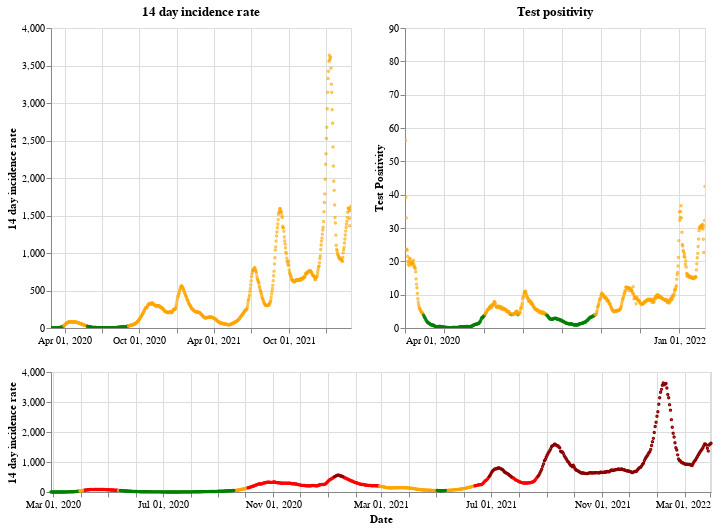

The notebook cell saved with this chart:
### Markdown cell above
## Scotland

### Code cell
plot_traffic_light('Scotland')

### Figure 1 — Vega-Lite specification as saved in the notebook (floating-point values rounded to 4 significant figures; data arrays with more than 128 entries replaced by an {"elided": "..."} marker saying what was removed)
{"config": {"view": {"continuousWidth": 400, "continuousHeight": 300}}, "vconcat": [{"hconcat": [{"mark": {"type": "point", "size": 2}, "encoding": {"color": {"condition": {"value": "green", "test": "(datum.twoWeeklyCasesRate <= 25)"}, "value": "orange"}, "tooltip": [{"type": "nominal", "field": "areaName"}, {"type": "temporal", "field": "date"}, {"type": "quantitative", "field": "twoWeeklyCasesRate"}, {"type": "quantitative", "field": "testPositivity"}], "x": {"type": "temporal", "axis": {"title": ""}, "field": "date", "scale": {"domain": {"selection": "DateBrush"}}, "timeUnit": "yearmonthdate"}, "y": {"type": "quantitative", "axis": {"title": "14 day incidence rate"}, "field": "twoWeeklyCasesRate"}}, "title": "14 day incidence rate", "width": 300}, {"mark": {"type": "point", "size": 2}, "encoding": {"color": {"condition": {"value": "green", "test": "(datum.testPositivity <= 4)"}, "value": "orange"}, "tooltip": [{"type": "nominal", "field": "areaName"}, {"type": "temporal", "field": "date"}, {"type": "quantitative", "field": "twoWeeklyCasesRate"}, {"type": "quantitative", "field": "testPositivity"}], "x": {"type": "temporal", "axis": {"title": ""}, "field": "date", "scale": {"domain": {"selection": "DateBrush"}}, "timeUnit": "yearmonthdate"}, "y": {"type": "quantitative", "axis": {"title": "Test Positivity"}, "field": "testPositivity"}}, "title": "Test positivity", "width": 300}]}, {"layer": [{"mark": {"type": "point", "size": 2}, "encoding": {"color": {"condition": {"value": "orange", "test": "(((datum.testPositivity < 4) && (datum.twoWeeklyCasesRate >= 50)) && (datum.twoWeeklyCasesRate < 200))"}, "value": "red"}, "opacity": {"condition": {"value": 1, "test": "((datum.twoWeeklyCasesRate >= 50) && (datum.twoWeeklyCasesRate < 500))"}, "value": 0}, "tooltip": [{"type": "nominal", "field": "areaName"}, {"type": "temporal", "field": "date"}, {"type": "quantitative", "field": "twoWeeklyCasesRate"}, {"type": "quantitative", "field": "testPositivity"}], "x": {"type": "temporal", "axis": {"title": "Date"}, "field": "date", "timeUnit": "yearmonthdate"}, "y": {"type": "quantitative", "axis": {"title": "14 day incidence rate"}, "field": "twoWeeklyCasesRate"}}, "selection": {"DateBrush": {"type": "interval", "encodings": ["x"], "fields": ["Time"]}}}, {"mark": {"type": "point", "size": 2}, "encoding": {"color": {"value": "darkred"}, "opacity": {"condition": {"value": 1, "test": "(datum.twoWeeklyCasesRate >= 500)"}, "value": 0}, "tooltip": [{"type": "nominal", "field": "areaName"}, {"type": "temporal", "field": "date"}, {"type": "quantitative", "field": "twoWeeklyCasesRate"}, {"type": "quantitative", "field": "testPositivity"}], "x": {"type": "temporal", "axis": {"title": "Date"}, "field": "date", "timeUnit": "yearmonthdate"}, "y": {"type": "quantitative", "axis": {"title": "14 day incidence rate"}, "field": "twoWeeklyCasesRate"}}}, {"mark": {"type": "point", "size": 2}, "encoding": {"color": {"condition": {"value": "green", "test": "((datum.testPositivity < 4) && (datum.twoWeeklyCasesRate < 50))"}, "value": "orange"}, "opacity": {"condition": {"value": 1, "test": "(datum.twoWeeklyCasesRate < 50)"}, "value": 0}, "tooltip": [{"type": "nominal", "field": "areaName"}, {"type": "temporal", "field": "date"}, {"type": "quantitative", "field": "twoWeeklyCasesRate"}, {"type": "quantitative", "field": "testPositivity"}], "x": {"type": "temporal", "axis": {"title": "Date"}, "field": "date", "timeUnit": "yearmonthdate"}, "y": {"type": "quantitative", "axis": {"title": "14 day incidence rate"}, "field": "twoWeeklyCasesRate"}}}], "height": 120, "width": 660}], "data": {"name": "data-14e0e5b7854c5901638b029c5dcdb4d3"}, "$schema": "https://vega.github.io/schema/vega-lite/v4.8.1.json", "datasets": {"data-14e0e5b7854c5901638b029c5dcdb4d3": {"elided": "734 records"}}}
